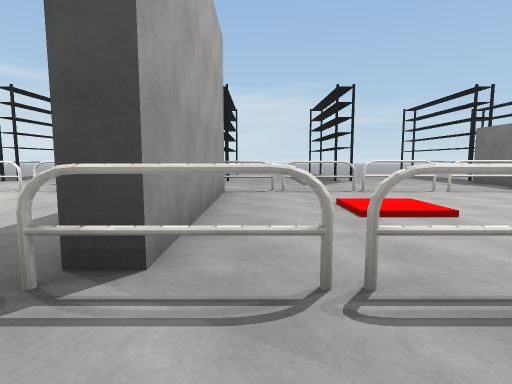
view 1 (above)

22 first-person views from a walk through a Unity game level. The camera is 1.3 m above the floor, tilts 6° down and sees 80° across. The floor is counted in squares, 2 m on a side. Each view is taken from the middle of a square. On the plan, view 1 faces up. The plan holds only what a view shows up to about 10 squares ahead; the rest is blank. The place goes on beyond the plan. The player character is not drawn. Door leaves are left out, so doorways stand open. Surface patterns are stand-ins for the level's own textures.

view 2
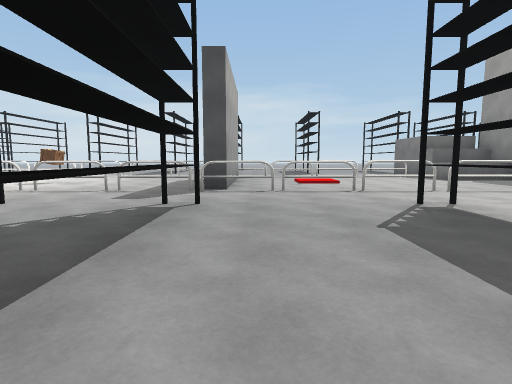

view 3
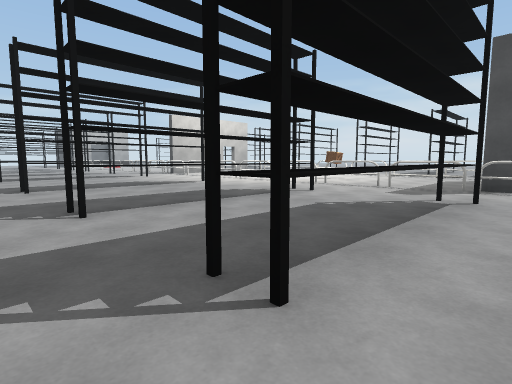

view 4
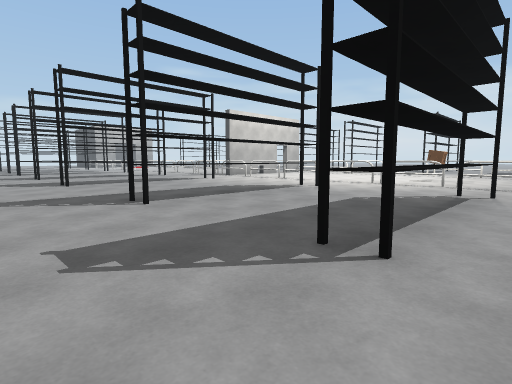

view 5
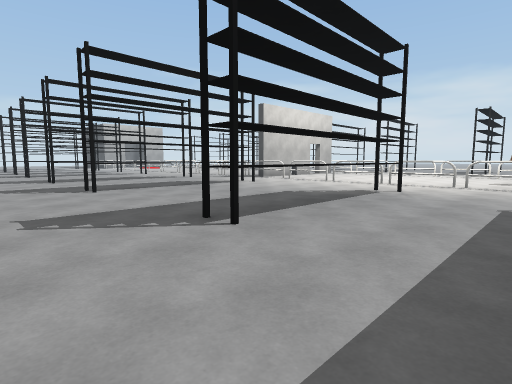

view 6
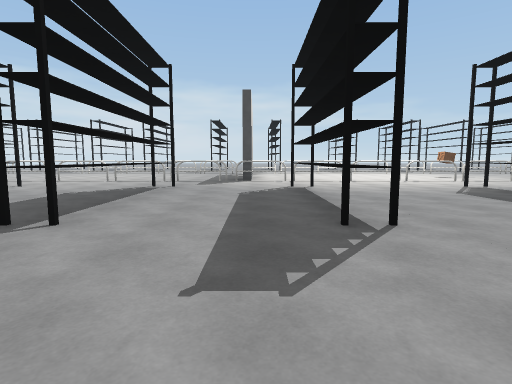

view 7
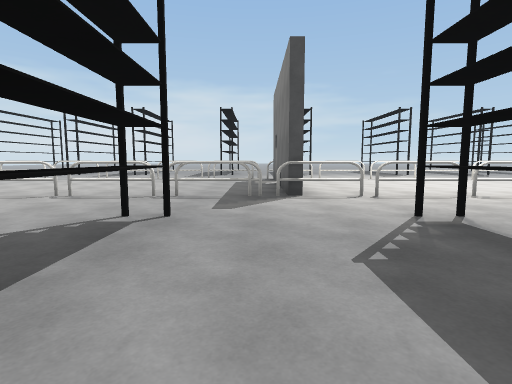

view 8
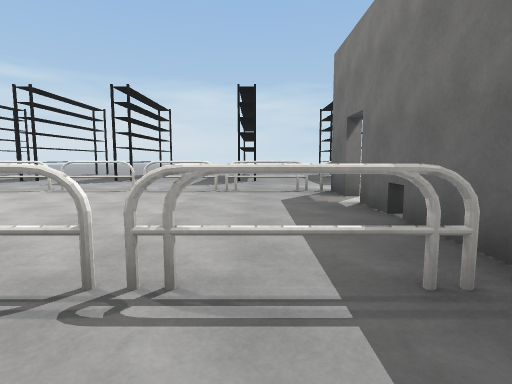

view 9
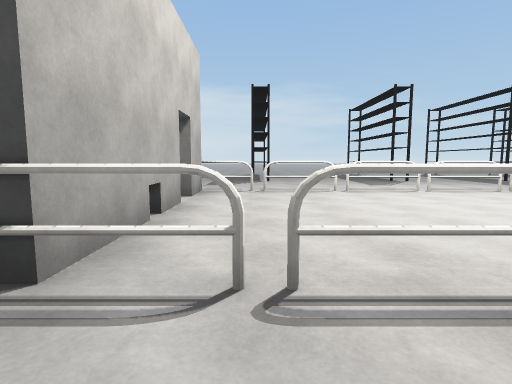

view 10
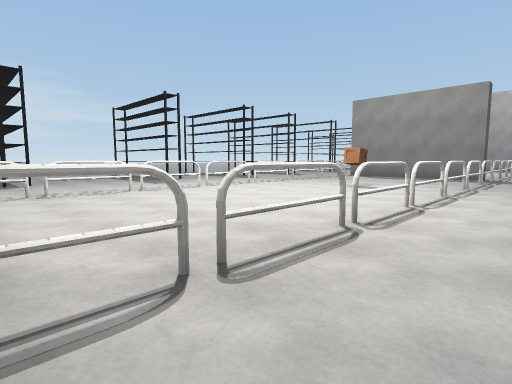

view 11
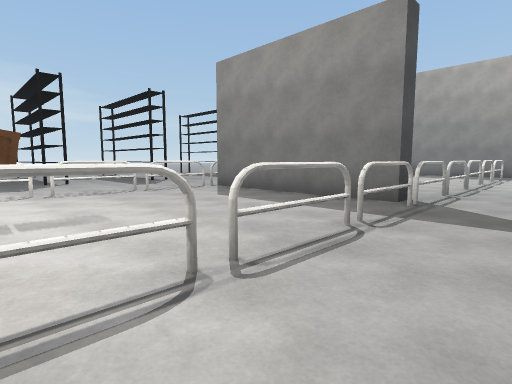

view 12
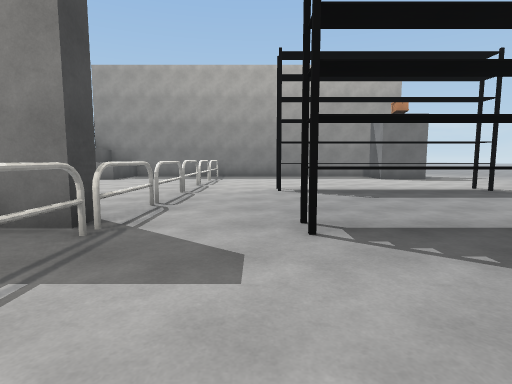

view 13
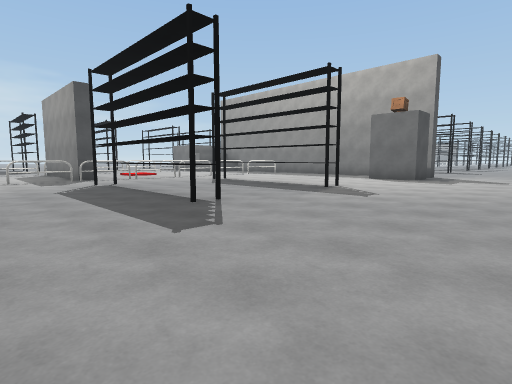

view 14
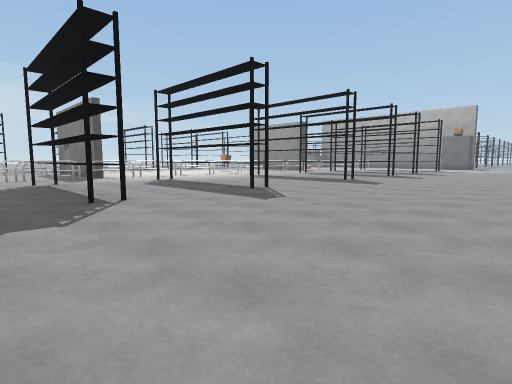

view 15
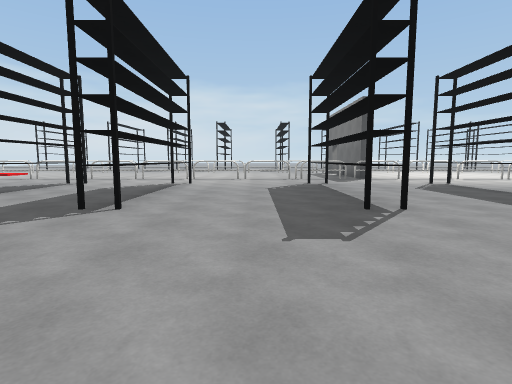

view 16
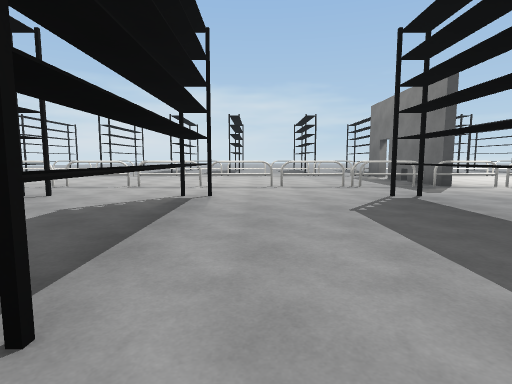

view 17
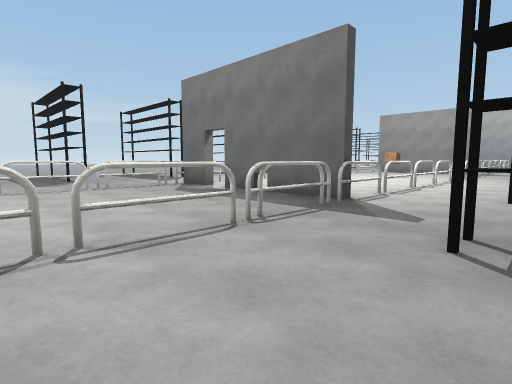

view 18
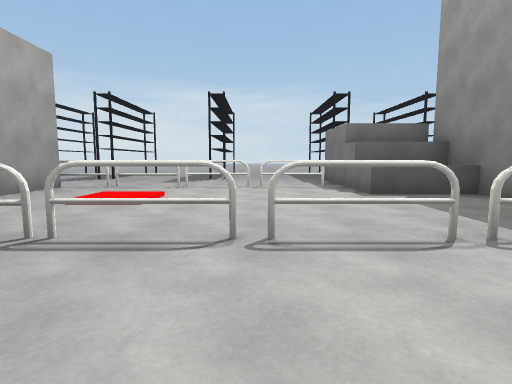

view 19
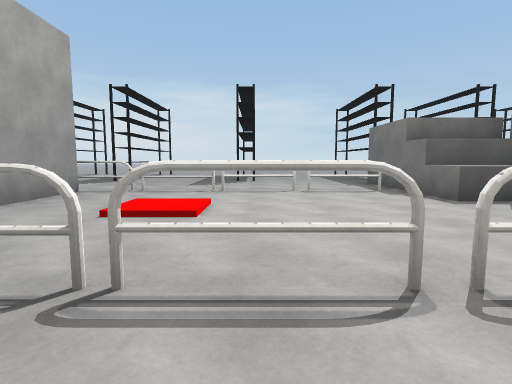

view 20
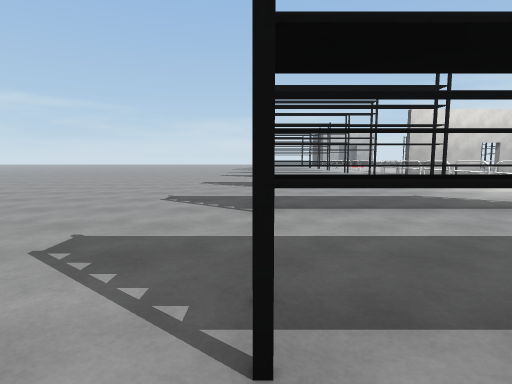

view 21
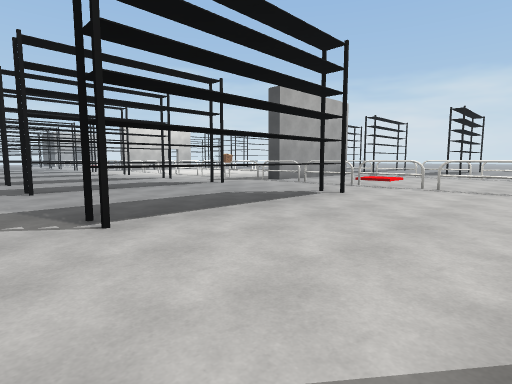

view 22
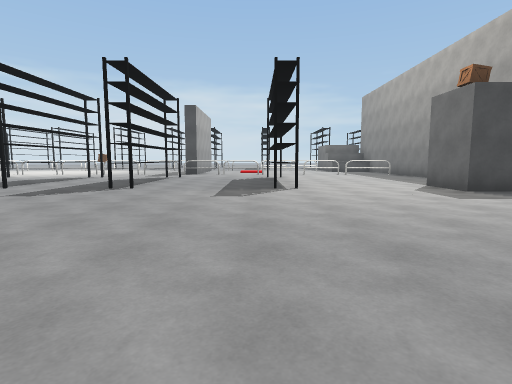

### Floor plan
Key: @ floor where view 1 was taken; # wall or solid block; x gap in a wall; . main floor; : floor 0.25 m higher than the main floor; ^ raised ledge; F fence; T thing the floor can be seen under or through; O other object.
Columns run from 19 left of view 1 to 6 right of it. Each row starts with its distance up from view 1.
 11   ..    ..
 10 #...#..#...#...#..#...#...
  9 ..........................
  8 .........................#
  7 .........................#
  6 OFFFFOF.FFFFFF.F.F#FFFFxF#
  5  .....x...........# .....^
  4  .....#......O....#..:...
  3  .....#...........# .....
  2 OFFFF.#.FFFFFF.F.F#FFFF.FF
  1 ....F.F............FFFF.FF
  0 ...................@......
 -1 #...T..T...T...T..T...T...
 -2 #...T..T...T...T..T...T...
 -3 #...T..T...T...T..T...T...
 -4 #...T..T...T...T..T...T...
 -5 #...T..T...T...T..T...T...
 -6 ..........................
 -7 ..........................
 -8  .........................
 -9   .......................
-10   ...... .....     .....
-11          ....       ...
-12          ...         .

Where each view was taken, in squares from view 1:
view 1: 0 up, 0 right, facing up
view 2: 5 down, 0 right, facing up
view 3: 6 down, 0 right, facing up-left
view 4: 7 down, 3 left, facing up-left
view 5: 7 down, 5 left, facing up-left
view 6: 8 down, 13 left, facing up
view 7: 4 down, 14 left, facing up
view 8: 0 up, 15 left, facing up
view 9: 0 up, 12 left, facing up
view 10: 0 up, 13 left, facing up-right
view 11: 0 up, 6 left, facing up-right
view 12: 0 up, 4 left, facing right
view 13: 9 down, 4 left, facing up-right
view 14: 10 down, 17 left, facing up-right
view 15: 9 down, 17 left, facing up
view 16: 6 down, 18 left, facing up
view 17: 1 down, 18 left, facing up-right
view 18: 1 down, 4 right, facing up
view 19: 0 up, 3 right, facing up
view 20: 5 down, 0 right, facing left
view 21: 6 down, 6 right, facing up-left
view 22: 12 down, 2 right, facing up
